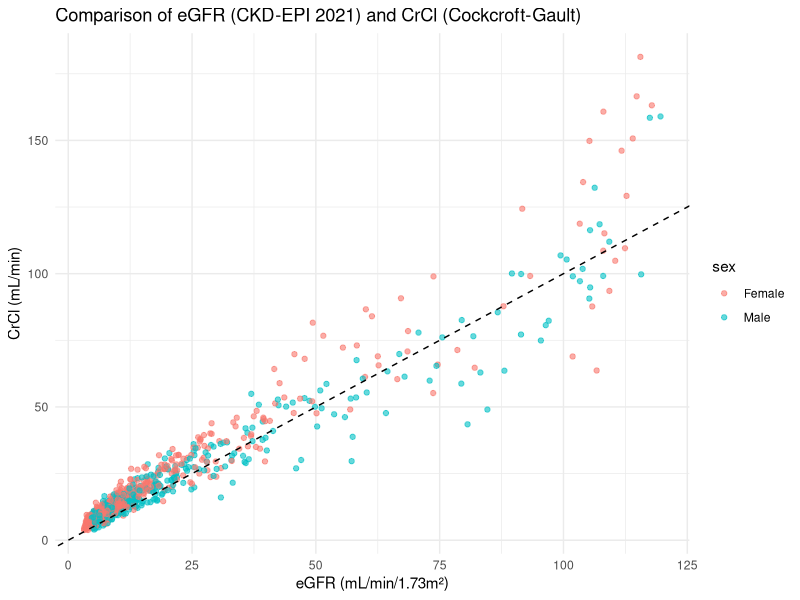
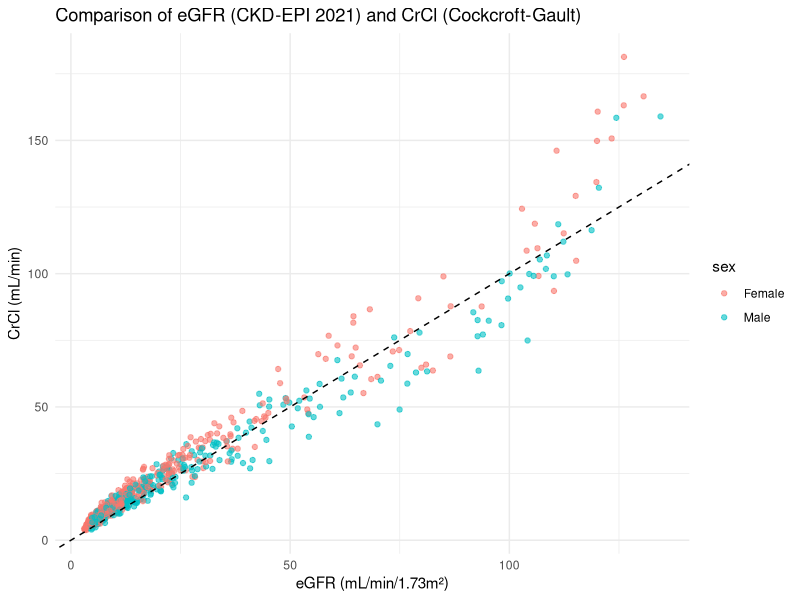
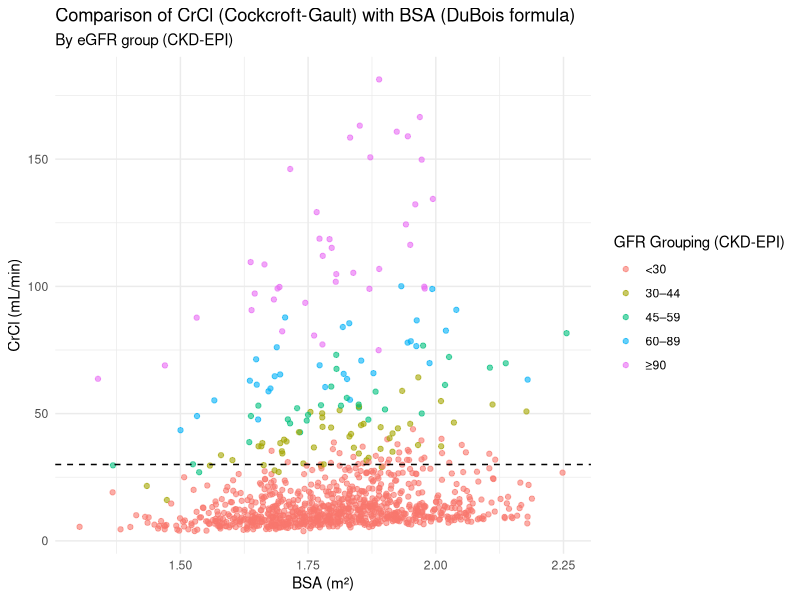
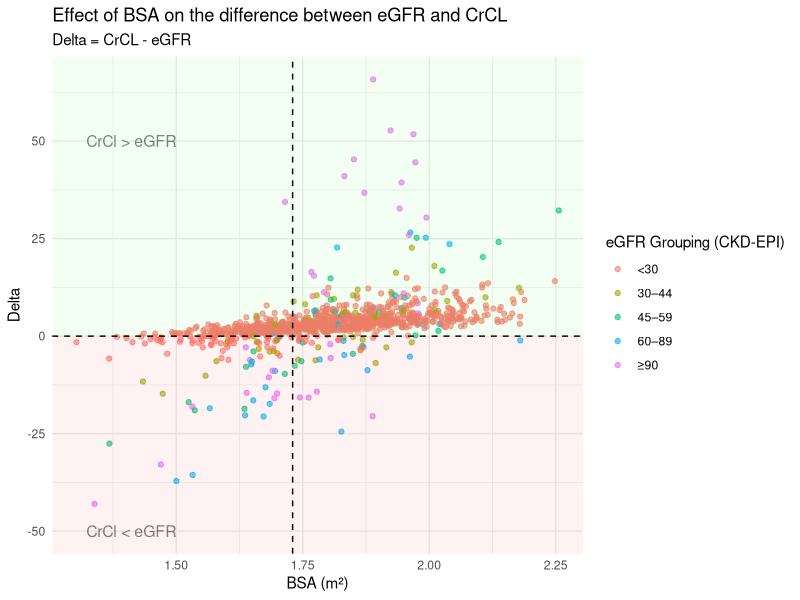
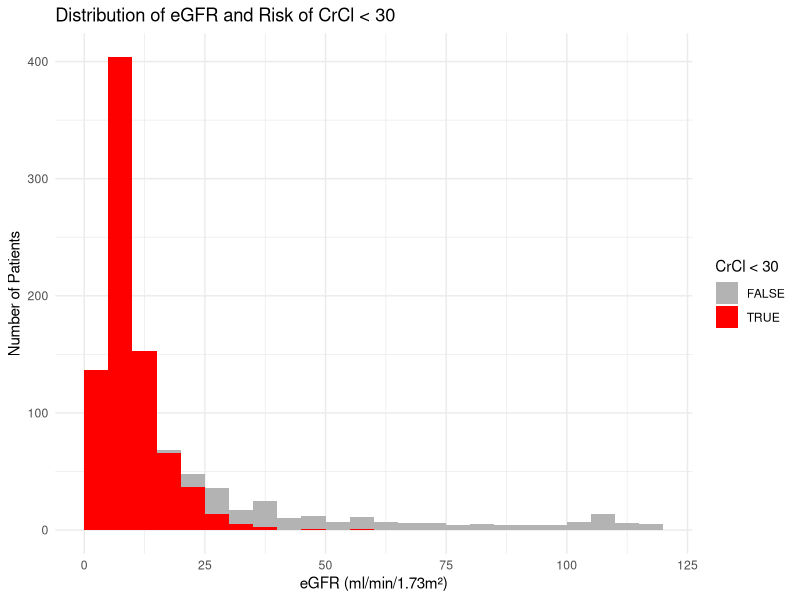
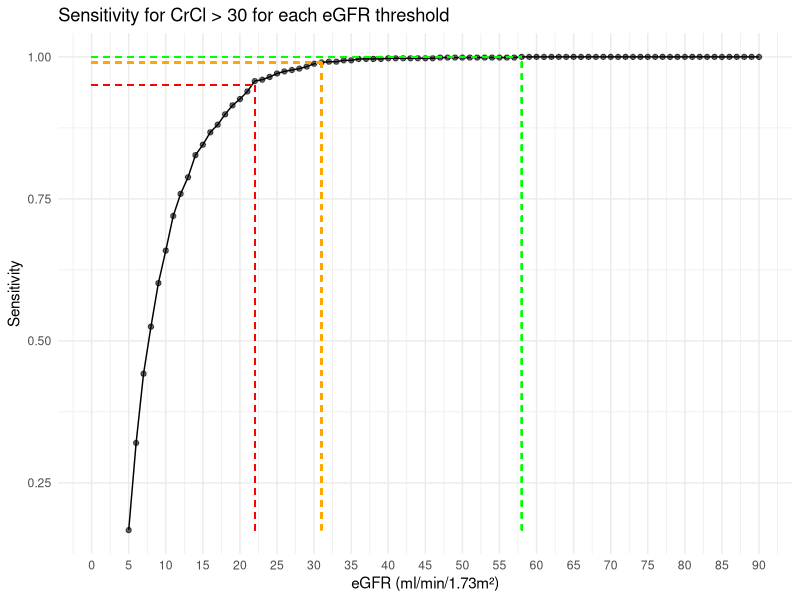

Write R code to recreate these figures, in order.
library(tidyverse)
library(here)
library(truncnorm)

set.seed(42)

n <- 1000

simulated_patients <- tibble(
  age = rtruncnorm(n, a = 18, b = 90, mean = 60, sd = 10),
  sex = sample(c("Male", "Female"), size = n, replace = TRUE, prob = c(0.45, 0.55)),
  weight = rtruncnorm(n, a = 30, b = 150, mean = 70, sd = 12),       # kg
  height = round(rnorm(n, mean = 170, sd = 10), 1),      # cm
  creat_umol = round(runif(n, 40, 1000), 1)              # Creatinine in µmol/L
) %>%
  mutate(
    creat_mgdl = creat_umol / 88.4,
    bsa = 0.007184 * (height^0.725) * (weight^0.425),
    kappa = if_else(sex == "Female", 0.7, 0.9),
    alpha = if_else(sex == "Female", -0.241, -0.302),
    sex_coeff = if_else(sex == "Female", 1.012, 1),
    cr_over_kappa = creat_mgdl / kappa,
    egfr = 142 * 
      (pmin(cr_over_kappa, 1) ^ alpha) *
      (pmax(cr_over_kappa, 1) ^ (-1.200)) *
      (0.9938 ^ age) *
      sex_coeff,
    crcl = if_else(
      sex == "Male",
      ((140 - age) * weight) / (72 * creat_mgdl),
      0.85 * ((140 - age) * weight) / (72 * creat_mgdl)
    ),
    delta = crcl - egfr,
    crcl_lt_30 = crcl < 30,
    corr_egfr = egfr * (bsa/1.73)
    )
  

grouped_gfr <- simulated_patients %>% 
  select(egfr, bsa, crcl, weight, delta) %>% 
  mutate(gfr_group = case_when(
    egfr < 30 ~ "<30",
    egfr >= 30 & egfr < 45 ~ "30–44",
    egfr >= 45 & egfr < 60 ~ "45–59",
    egfr >= 60 & egfr < 90 ~ "60–89",
    egfr >= 90 ~ "≥90"),
    gfr_group = factor(gfr_group, levels = c("<30", "30–44", "45–59", "60–89", "≥90")))


ggplot(simulated_patients, aes(x = egfr, y = crcl, color = sex)) +
  geom_point(alpha = 0.6) +
  geom_abline(slope = 1, intercept = 0, linetype = "dashed", color = "black") +
  labs(title = "Comparison of eGFR (CKD-EPI 2021) and CrCl (Cockcroft-Gault)",
       x = "eGFR (mL/min/1.73m²)",
       y = "CrCl (mL/min)") +
  theme_minimal()

ggplot(simulated_patients, aes(x = corr_egfr, y = crcl, color = sex)) +
  geom_point(alpha = 0.6) +
  geom_abline(slope = 1, intercept = 0, linetype = "dashed", color = "black") +
  labs(title = "Comparison of eGFR (CKD-EPI 2021) and CrCl (Cockcroft-Gault)",
       x = "eGFR (mL/min/1.73m²)",
       y = "CrCl (mL/min)") +
  theme_minimal()

ggplot(grouped_gfr, aes(x = bsa, y = crcl, color = gfr_group)) +
  geom_point(alpha = 0.6) +
  geom_hline(yintercept = 30, linetype = "dashed", color = "black") +
  labs(title = "Comparison of CrCl (Cockcroft-Gault) with BSA (DuBois formula)",
       subtitle = "By eGFR group (CKD-EPI)",
       x = "BSA (m²)",
       y = "CrCl (mL/min)",
       color = "GFR Grouping (CKD-EPI)") +
  theme_minimal()

ggplot(grouped_gfr, aes(x = bsa, y = delta, color = gfr_group)) +
  geom_point(alpha = 0.6) +
  geom_vline(xintercept = 1.73, linetype = "dashed", color = "black") +
  geom_hline(yintercept = 0, linetype = "dashed", color = "black") +
  annotate("text", x = 1.5, y = 50, label = "CrCl > eGFR", hjust = 1, size = 4, alpha = 0.5) +
  annotate("text", x = 1.5, y = -50, label = "CrCl < eGFR", hjust = 1, size = 4, alpha = 0.5) +
  annotate("rect", xmin = -Inf, xmax = Inf, ymin = 0, ymax = Inf,
           fill = "green", alpha = 0.05) +
  annotate("rect", xmin = -Inf, xmax = Inf, ymin = -Inf, ymax = 0,
           fill = "red", alpha = 0.05) +
    labs(title = "Effect of BSA on the difference between eGFR and CrCL",
       subtitle = "Delta = CrCL - eGFR",
       x = "BSA (m²)",
       y = "Delta",
       color = "eGFR Grouping (CKD-EPI)") +
  theme_minimal()

ggplot(simulated_patients, aes(x = egfr, fill = crcl_lt_30)) +
  geom_histogram(binwidth = 5, position = "stack", boundary = 0) +
  scale_fill_manual(values = c("grey70", "red")) +
  labs(
    title = "Distribution of eGFR and Risk of CrCl < 30",
    x = "eGFR (ml/min/1.73m²)",
    y = "Number of Patients",
    fill = "CrCl < 30"
  ) +
  theme_minimal()

thresholds <- seq(5, 90, by = 1)

threshold_summary <- thresholds %>%
  map_df(function(thresh) {
    data <- simulated_patients %>%
      mutate(flag = egfr < thresh)
    
    true_positives <- sum(data$flag & data$crcl_lt_30)
    false_negatives <- sum(!data$flag & data$crcl_lt_30)
    true_negatives <- sum(!data$flag & !data$crcl_lt_30)
    
    tibble(
      egfr_thresh = thresh,
      sensitivity = true_positives / (true_positives + false_negatives),
      npv = true_negatives / (true_negatives + false_negatives)
    )
  })

cutoffs <- threshold_summary %>% 
  filter(sensitivity >=0.95) %>% 
  summarise(
    egfr_95 = min(egfr_thresh[sensitivity >= 0.95]),
    egfr_99 = min(egfr_thresh[sensitivity >= 0.99]),
    egfr_100 = min(egfr_thresh[sensitivity == 1]),
  )

x_range <- range(threshold_summary$egfr_thresh, na.rm = TRUE)
y_range <- range(threshold_summary$sensitivity, na.rm = TRUE)

ggplot(threshold_summary, aes(x = egfr_thresh, y = sensitivity)) +
  geom_point(alpha = 0.6) +
  geom_line() +
  geom_segment(aes(x= cutoffs$egfr_95, xend = cutoffs$egfr_95, y= min(y_range), yend = 0.95),
                linetype = "dashed", color = "red") +
  geom_segment(aes(x= 0, xend = cutoffs$egfr_95, y= 0.95, yend = 0.95),
               linetype = "dashed", color = "red") +
  geom_segment(aes(x= cutoffs$egfr_99, xend = cutoffs$egfr_99, y= min(y_range), yend = 0.99),
               linetype = "dashed", color = "orange") +
  geom_segment(aes(x= 0, xend = cutoffs$egfr_99, y= 0.99, yend = 0.99),
               linetype = "dashed", color = "orange") +
  geom_segment(aes(x= cutoffs$egfr_100, xend = cutoffs$egfr_100, y= min(y_range), yend = 1),
               linetype = "dashed", color = "green") +
  geom_segment(aes(x= 0, xend = cutoffs$egfr_100, y= 1, yend = 1),
               linetype = "dashed", color = "green") +
  scale_x_continuous(breaks = seq(0, 90, by = 5), limits = c(0, NA)) +
  labs(
    title = "Sensitivity for CrCl > 30 for each eGFR threshold",
    x = "eGFR (ml/min/1.73m²)",
    y = "Sensitivity"
  ) +
  theme_minimal()

check <- simulated_patients %>% 
  filter(egfr >= 90,
         delta <= -30)
